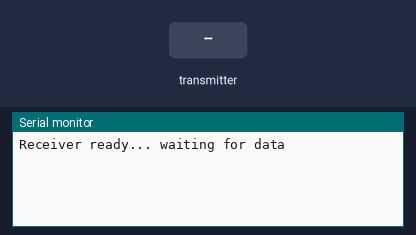
Simulated run of this sketch. Board: Arduino Uno, built with avr-gcc and run on an emulated ATmega328P. Parts: the last lines printed to the serial monitor. The inputs (shaded band) are chosen by the test bench. No radio packets arrive unless stated.

Above: at 1.2 s.
1.3 s: the transmitter starts sending xVal = 0
At 1.38 s:
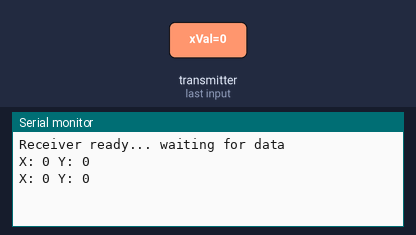
3.2 s: the transmitter starts sending yVal = 256
At 3.26 s:
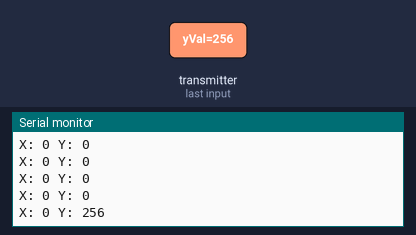
4.7 s: the transmitter starts sending xVal = 256
At 4.73 s:
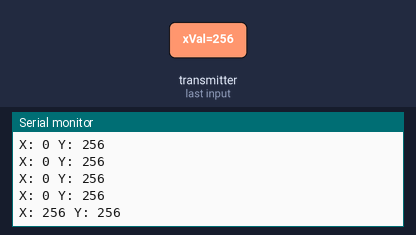
6.2 s: the transmitter starts sending yVal = 1023
At 6.25 s:
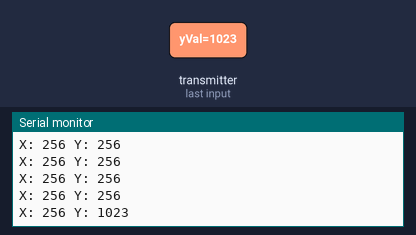
9.2 s: the transmitter starts sending xVal = 1023
At 9.26 s:
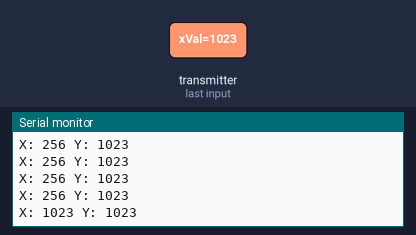
12.2 s: the transmitter starts sending yVal = 0
At 12.26 s:
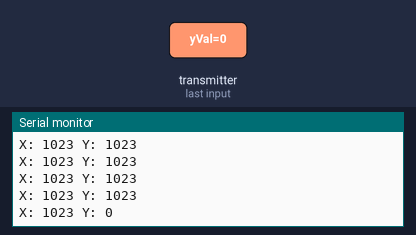
Timing chart, 0 to 15.2 s (numbered marks = the images above; inputs shaded):
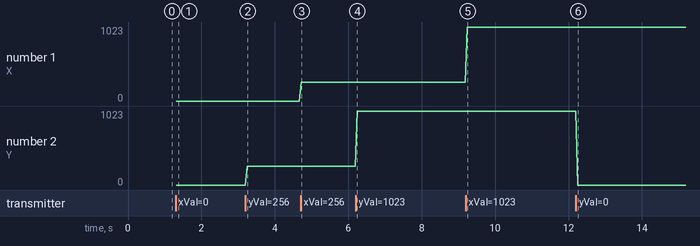

The sketch:

reciverTrial.ino
```cpp
#include <SPI.h>
#include <nRF24L01.h>
#include <RF24.h>
#define CE_PIN 8
#define CSN_PIN 7
RF24 radio(CE_PIN, CSN_PIN);
const byte address[6] = "00001";
struct Data_Packet { int xVal; int yVal; };
Data_Packet data;
void setup()
  {
    Serial.begin(9600); // <-- MONITOR THIS!
    radio.begin();
    radio.setPALevel(RF24_PA_LOW);
    radio.setDataRate(RF24_250KBPS);
    radio.openReadingPipe(0, address);
    radio.startListening();
    Serial.println("Receiver ready... waiting for data");
    }

    void loop() {
      if (radio.available())
        { radio.read(&data, sizeof(Data_Packet));
          Serial.print("X: "); Serial.print(data.xVal);
          Serial.print(" Y: "); Serial.println(data.yVal);
        }
        delay(50);
    }

    //LETS SEE IF THE UPDATES REALLY WORK!!!!!!!
    //Lets update again
```

Measured:
- after the input at 1.3 s, the serial monitor: prints a new line at once (image 1)
- after the input at 3.2 s, the serial monitor: prints a new line at once (image 2)
- after the input at 4.7 s, the serial monitor: prints a new line at once (image 3)
- after the input at 6.2 s, the serial monitor: prints a new line at once (image 4)
- after the input at 9.2 s, the serial monitor: prints a new line at once (image 5)
- after the input at 12.2 s, the serial monitor: prints a new line after 0.05 s (image 6)
- plotted number 2: 0 → 256 after the input at 3.2 s, 256 → 1023 after the input at 6.2 s, 1023 → 0 after the input at 12.2 s
